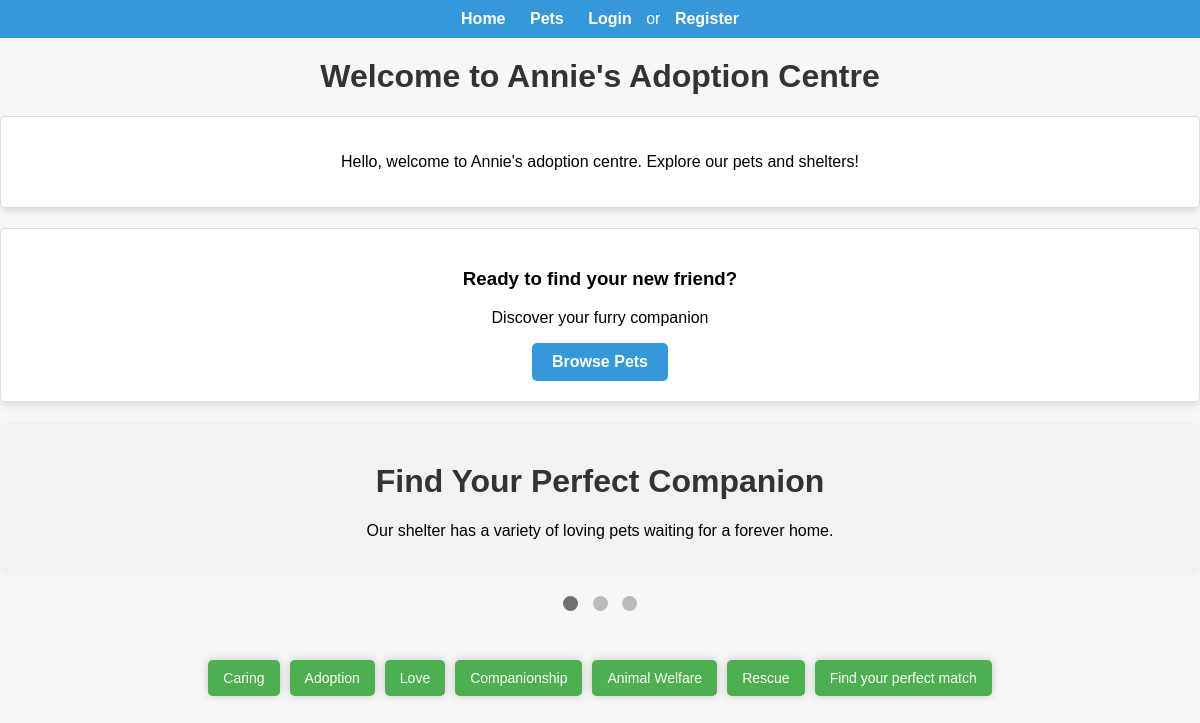
The app's page /, older data.
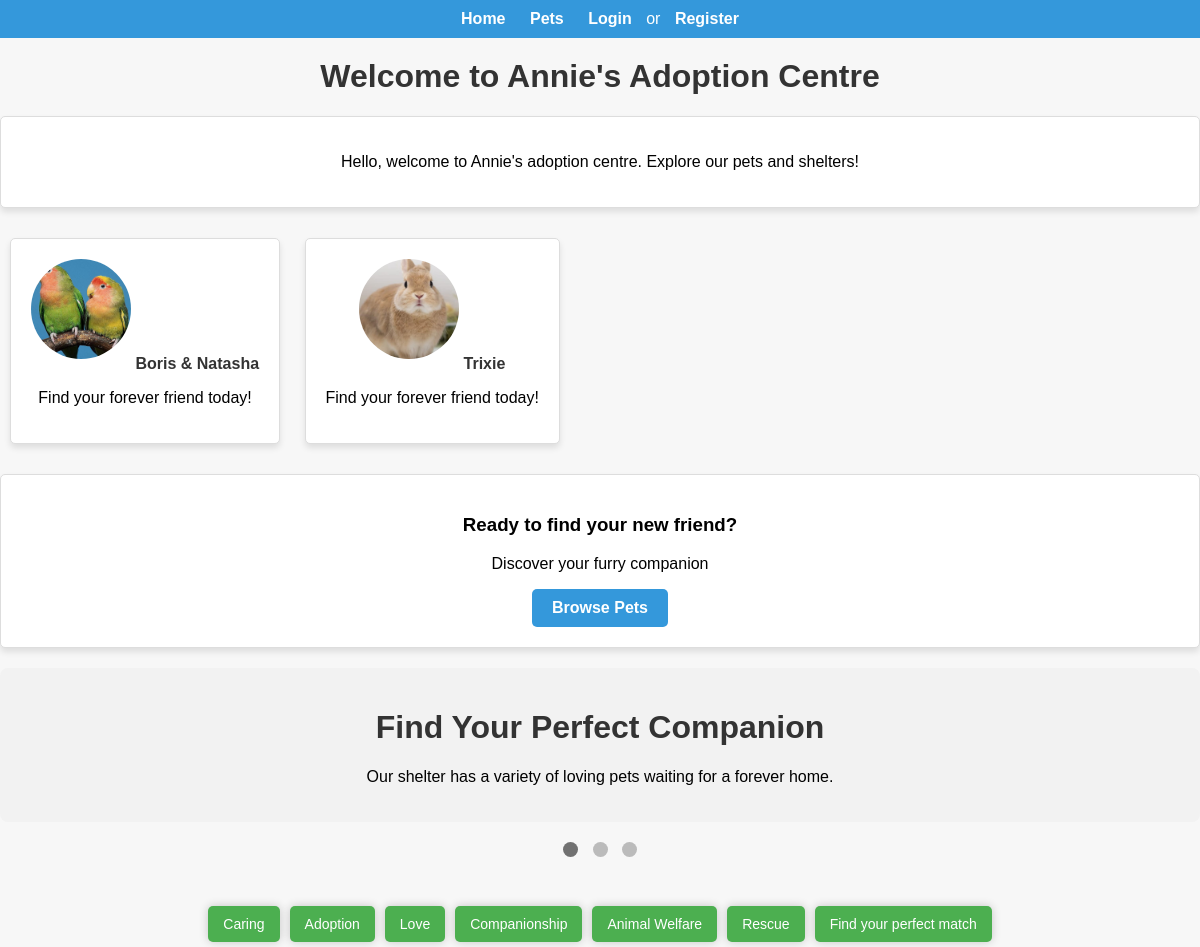
The same page, newer data.
### pets/models.py (models this page shows, shortened)
class Pet(models.Model):
    GENDER_CHOICES = [
        ('Male', 'Male'),
        ('Female', 'Female'),
        ('Unknown', 'Unknown'),
    ]
    name = models.CharField(max_length=100)
    species = models.CharField(max_length=50)
    breed = models.CharField(max_length=100)
    age = models.PositiveIntegerField()
    gender = models.CharField(max_length=10, choices=GENDER_CHOICES, default='Unknown')
    description = models.TextField(blank=True)
    image = models.ImageField(upload_to='pet_images/', blank=True)
    adoption_status = models.CharField(
        max_length=20,
        choices=[('Available', 'Available'), ('Pending', 'Pending'), ('Adopted', 'Adopted')],
        default='Available'
    )
    adoption_fee = models.DecimalField(max_digits=10, decimal_places=2)
    suburb = models.CharField(max_length=100, blank=True)
    state = models.CharField(max_length=50, blank=True)
    date_added = models.DateTimeField(auto_now_add=True)
    adopter = models.ForeignKey(User, on_delete=models.SET_NULL, null=True, blank=True)
    date_added = models.DateTimeField(auto_now_add=True)
    last_updated = models.DateTimeField(auto_now=True)

### users/views.py (the view)
# urls.py: 2. Add a URL to urlpatterns:  path('', views.home, name='home')
def home(request):
    pets = Pet.objects.filter(adoption_status='Available').order_by('-last_updated')[:6]
    return render(request, 'home.html',{ 'pets':pets})

### templates/home.html (shortened to what this page needs)
{% extends "base.html" %}
{% load static %}
{% block links %}
<link rel="stylesheet" type="text/css" href="{% static 'css/home.css' %}">
{% endblock %}
{% block content %}
<div class="welcome-message">
  <p>Hello, welcome to Annie's adoption centre. Explore our pets and shelters!</p>
</div>
<div>
  {% for pet in pets %}
    <div class="pet-card">
      <img src="{{ pet.image.url }}" alt="{{ pet.name }}" />
      <a href="{% url 'public_pet_detail' pet.id %}">{{ pet.name }}</a>
      <p>Find your forever friend today!</p>
    </div>
  {% endfor %}
</div>
<div class="welcome-message">
  <h3>Ready to find your new friend?</h3>
  <p>Discover your furry companion</p>
  <a class="btn" href="{% url 'public_pets_view' %}">Browse Pets</a>
</div>
<div class="slideshow-container">
  <div class="mySlides fade">
    <div class="card">
      <h1>Find Your Perfect Companion</h1>
      <p>Our shelter has a variety of loving pets waiting for a forever home.</p>
    </div>
  </div>
</div>
<div class="dot-container">
  <span class="dot" onclick="currentSlide(1)"></span>
  <span class="dot" onclick="currentSlide(2)"></span>
  <span class="dot" onclick="currentSlide(3)"></span>
</div>
<div class="random-words">
  <p>Caring</p>
  <p>Adoption</p>
  <p>Love</p>
  <p>Companionship</p>
  <p>Animal Welfare</p>
  <p>Rescue</p>
  <p>Find your perfect match</p>
</div>
{% endblock %}

Row changes from the older to the newer data that the page shows:
added Pet: image (picture), name "Boris & Natasha"
added Pet: image (picture), name "Trixie"
